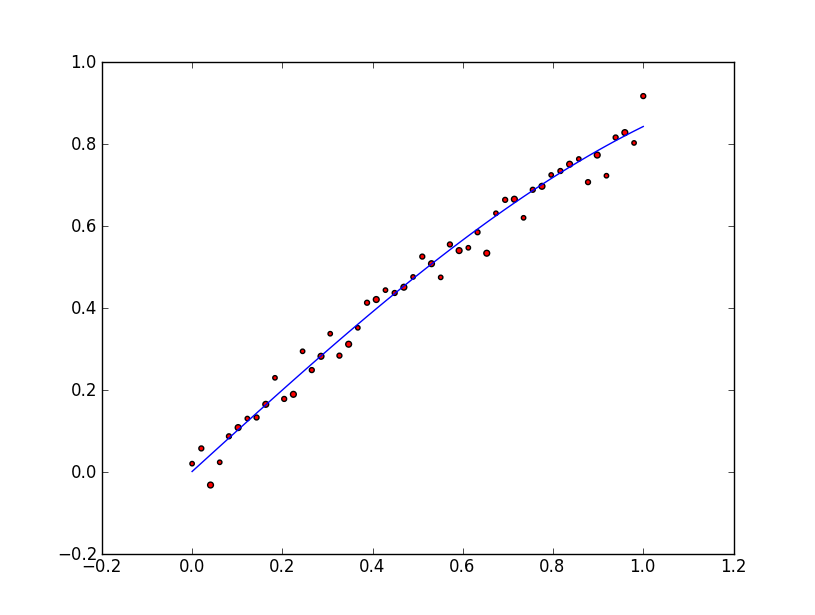

The script that drew this image:
import matplotlib.pyplot as plt
import math
import numpy as np

def generateDataset(N, f, sigma):
    x =np.linspace(0.0, 1.0, num=N) # (that is, x1 = 0, x2=1/N-1, x3=2/N-1..., xN = 1.0)
    def ti(xi): return f(xi) + np.random.normal(0.0, sigma, 1) 
    vti = np.vectorize(ti)
    t = vti(x)
    return (x,t)

def makePlot(N, f, x, t):
    vf = np.vectorize(f)
    y = vf(x)
    sizes = [40,50,70]
    fig = plt.figure()
    ax = fig.add_subplot(111)
    ax.scatter(x,t, s=sizes,marker = '.', facecolor='red' )
    plt.plot(x,y)
    plt.show()
 
 
def main():
    N = 50
    f = math.sin
    (x,t) = generateDataset(N, f, 0.03);
    makePlot(N, f, x, t)
    
if __name__ == '__main__':
    main() 
